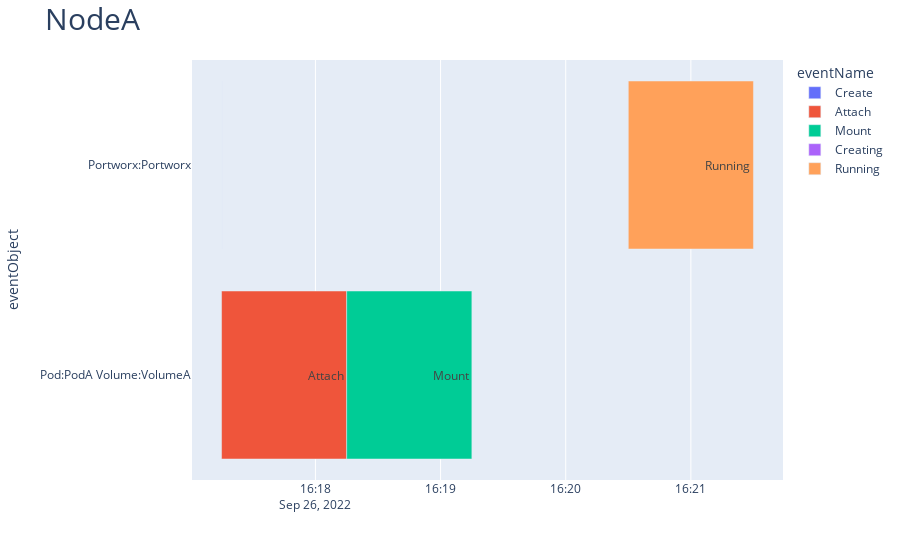
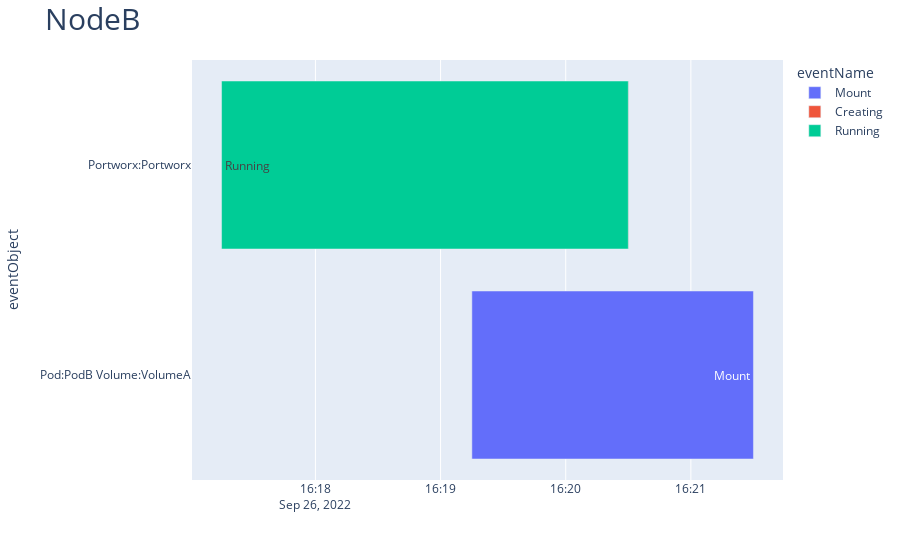

The notebook cell saved with these charts, in order:
### Code cell
from plotly.subplots import make_subplots

for name, group in df.groupby('node'):
    group.head()
    fig= px.timeline(group, x_start="start", x_end="finish", y="eventObject", color="eventName", text="eventName")
    fig.update_layout(title_text=name,
                  title_font_size=30)
    fig.update_xaxes(showgrid=True)

    fig.update_traces(textposition='inside')
    #fig.update_yaxes(autorange="reversed") # otherwise tasks are listed from the bottom up

    fig.show()

### Figure 1 — Plotly figure (JSON) as saved in the notebook; plotly's stock layout.template omitted (floating-point values rounded to 4 significant figures)
{"data": [{"alignmentgroup": "True", "base": ["2022-09-26 16:17:15"], "hovertemplate": "eventName=%{text}<br>start=%{base}<br>finish=%{x}<br>eventObject=%{y}<extra></extra>", "legendgroup": "Create", "marker": {"color": "#636efa"}, "name": "Create", "offsetgroup": "Create", "orientation": "h", "showlegend": true, "text": ["Create"], "textposition": "inside", "type": "bar", "x": [0], "xaxis": "x", "y": [" Pod:PodA Volume:VolumeA"], "yaxis": "y"}, {"alignmentgroup": "True", "base": ["2022-09-26 16:17:15"], "hovertemplate": "eventName=%{text}<br>start=%{base}<br>finish=%{x}<br>eventObject=%{y}<extra></extra>", "legendgroup": "Attach", "marker": {"color": "#EF553B"}, "name": "Attach", "offsetgroup": "Attach", "orientation": "h", "showlegend": true, "text": ["Attach"], "textposition": "inside", "type": "bar", "x": [60000], "xaxis": "x", "y": [" Pod:PodA Volume:VolumeA"], "yaxis": "y"}, {"alignmentgroup": "True", "base": ["2022-09-26 16:18:15"], "hovertemplate": "eventName=%{text}<br>start=%{base}<br>finish=%{x}<br>eventObject=%{y}<extra></extra>", "legendgroup": "Mount", "marker": {"color": "#00cc96"}, "name": "Mount", "offsetgroup": "Mount", "orientation": "h", "showlegend": true, "text": ["Mount"], "textposition": "inside", "type": "bar", "x": [60000], "xaxis": "x", "y": [" Pod:PodA Volume:VolumeA"], "yaxis": "y"}, {"alignmentgroup": "True", "base": ["2022-09-26 16:17:15"], "hovertemplate": "eventName=%{text}<br>start=%{base}<br>finish=%{x}<br>eventObject=%{y}<extra></extra>", "legendgroup": "Creating", "marker": {"color": "#ab63fa"}, "name": "Creating", "offsetgroup": "Creating", "orientation": "h", "showlegend": true, "text": ["Creating"], "textposition": "inside", "type": "bar", "x": [0], "xaxis": "x", "y": [" Portworx:Portworx"], "yaxis": "y"}, {"alignmentgroup": "True", "base": ["2022-09-26 16:20:30"], "hovertemplate": "eventName=%{text}<br>start=%{base}<br>finish=%{x}<br>eventObject=%{y}<extra></extra>", "legendgroup": "Running", "marker": {"color": "#FFA15A"}, "name": "Running", "offsetgroup": "Running", "orientation": "h", "showlegend": true, "text": ["Running"], "textposition": "inside", "type": "bar", "x": [60000], "xaxis": "x", "y": [" Portworx:Portworx"], "yaxis": "y"}], "layout": {"autosize": true, "barmode": "overlay", "legend": {"title": {"text": "eventName"}, "tracegroupgap": 0}, "margin": {"t": 60}, "title": {"font": {"size": 30}, "text": "NodeA"}, "xaxis": {"anchor": "y", "autorange": true, "domain": [0, 1], "range": ["2022-09-26 16:17:00.8333", "2022-09-26 16:21:44.1667"], "showgrid": true, "type": "date"}, "yaxis": {"anchor": "x", "autorange": true, "domain": [0, 1], "range": [-0.5, 1.5], "title": {"text": "eventObject"}, "type": "category"}}}

### Figure 2 — Plotly figure (JSON) as saved in the notebook; plotly's stock layout.template omitted (floating-point values rounded to 4 significant figures)
{"data": [{"alignmentgroup": "True", "base": ["2022-09-26 16:19:15"], "hovertemplate": "eventName=%{text}<br>start=%{base}<br>finish=%{x}<br>eventObject=%{y}<extra></extra>", "legendgroup": "Mount", "marker": {"color": "#636efa"}, "name": "Mount", "offsetgroup": "Mount", "orientation": "h", "showlegend": true, "text": ["Mount"], "textposition": "inside", "type": "bar", "x": [135000], "xaxis": "x", "y": [" Pod:PodB Volume:VolumeA"], "yaxis": "y"}, {"alignmentgroup": "True", "base": ["2022-09-26 16:20:15"], "hovertemplate": "eventName=%{text}<br>start=%{base}<br>finish=%{x}<br>eventObject=%{y}<extra></extra>", "legendgroup": "Creating", "marker": {"color": "#EF553B"}, "name": "Creating", "offsetgroup": "Creating", "orientation": "h", "showlegend": true, "text": ["Creating"], "textposition": "inside", "type": "bar", "x": [15000], "xaxis": "x", "y": [" Portworx:Portworx"], "yaxis": "y"}, {"alignmentgroup": "True", "base": ["2022-09-26 16:20:30"], "hovertemplate": "eventName=%{text}<br>start=%{base}<br>finish=%{x}<br>eventObject=%{y}<extra></extra>", "legendgroup": "Running", "marker": {"color": "#00cc96"}, "name": "Running", "offsetgroup": "Running", "orientation": "h", "showlegend": true, "text": ["Running"], "textposition": "inside", "type": "bar", "x": [-195000], "xaxis": "x", "y": [" Portworx:Portworx"], "yaxis": "y"}], "layout": {"autosize": true, "barmode": "overlay", "legend": {"title": {"text": "eventName"}, "tracegroupgap": 0}, "margin": {"t": 60}, "title": {"font": {"size": 30}, "text": "NodeB"}, "xaxis": {"anchor": "y", "autorange": true, "domain": [0, 1], "range": ["2022-09-26 16:17:00.8333", "2022-09-26 16:21:44.1667"], "showgrid": true, "type": "date"}, "yaxis": {"anchor": "x", "autorange": true, "domain": [0, 1], "range": [-0.5, 1.5], "title": {"text": "eventObject"}, "type": "category"}}}
